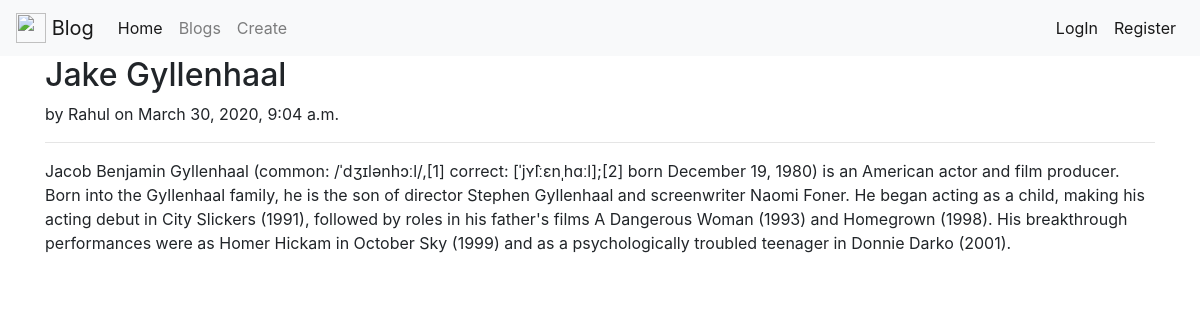
Screenshot of /blogs/13/ with the database file from the repository.
### blogs/models.py (models this page shows, shortened)
class Blog(models.Model):
    author = models.ForeignKey(settings.AUTH_USER_MODEL, on_delete=models.CASCADE, related_name='blogs')
    title = models.CharField(max_length=120)
    content = models.TextField()
    timestamp = models.DateTimeField(auto_now_add=True)

### blogs/views.py (the view)
# urls.py: url(r'^(?P<pk>[0-9]+)/$',BlogDetailView.as_view(), name='detail'),
class BlogDetailView(DetailView):
    model = Blog

### blogs/templates/blogs/blog_detail.html (shortened to what this page needs)
{% extends 'base.html' %}
{% block content %}
  <h2>{{ object.title }}</h2>
  by {{ object.author }} on {{ object.timestamp }}
  <hr>
  <p>{{ object.content }}</p>
{% endblock %}

### rows the page displays
Blog: title "Jake Gyllenhaal", author "Rahul", timestamp "March 30, 2020, 9:04 a.m.", content "Jacob Benjamin Gyllenhaal (common: /ˈdʒɪlənhɔːl/,[1] correct: [ˈjʏ̂lːɛnˌhɑːl];[2] born December 19, 1980) is an American actor and film producer. Born into the Gyllenhaal family, he is the son of director Stephen Gyllenhaal and screenwriter Naomi Foner. He began acting as a child, making his acting debut in City Slickers (1991), followed by roles in his father's films A Dangerous Woman (1993) and Homegrown (1998). His breakthrough performances were as Homer Hickam in October Sky (1999) and as a psychologically troubled teenager in Donnie Darko (2001)."
